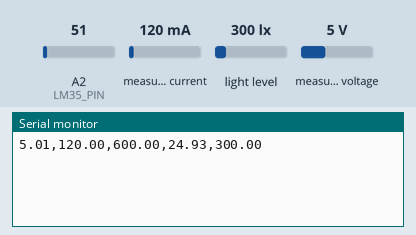
Simulated run of this sketch. Board: Arduino Uno, built with avr-gcc and run on an emulated ATmega328P. Parts: the last lines printed to the serial monitor. The test bench sets the inputs (shaded band); at power-on: measured current 120 mA, A2 (LM35_PIN) = 51, light level 300 lx, measured voltage 5 V.

Above: at 1.2 s.
1.3 s: measured current set to 40 mA
At 3.4 s:
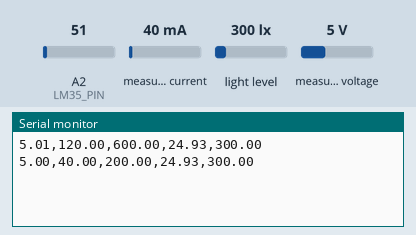
4.1 s: A2 (LM35_PIN) set to 61
At 6.7 s:
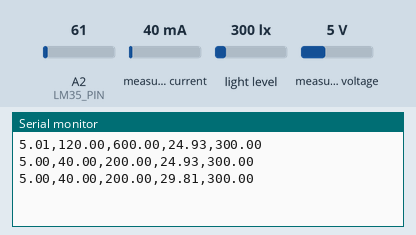
6.9 s: light level set to 40 lx
At 9.5 s:
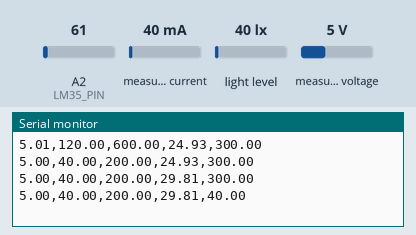
9.7 s: measured voltage set to 0.3 V
At 12.4 s:
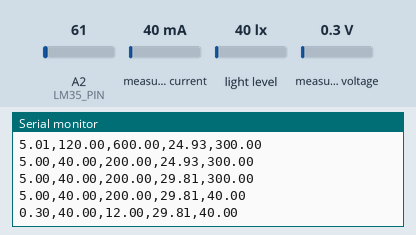
12.5 s: A2 (LM35_PIN) set to 71
At 16.0 s:
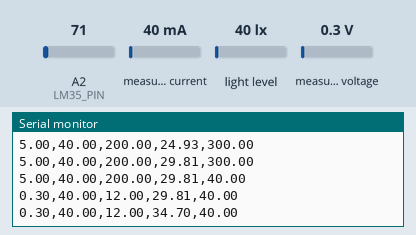
Timing chart, 0 to 16.3 s (numbered marks = the images above; inputs shaded):
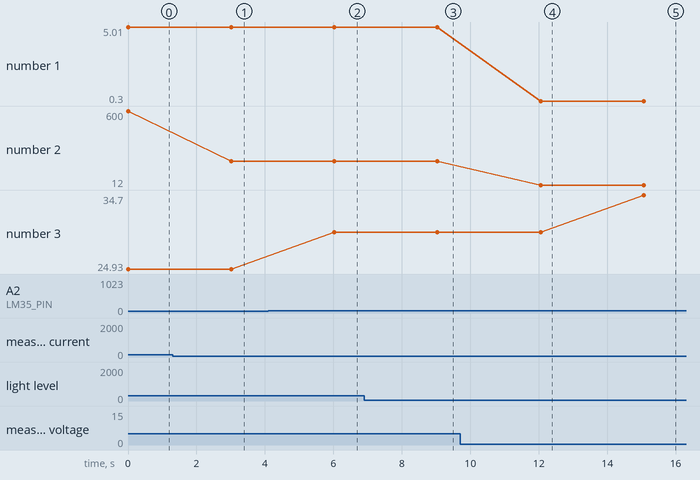

Measured:
- after the input at 1.3 s, the serial monitor: prints a new line after 1.7 s (image 1)
- after the input at 4.1 s, the serial monitor: prints a new line after 1.9 s (image 2)
- after the input at 6.9 s, the serial monitor: prints a new line after 2.1 s (image 3)
- after the input at 9.7 s, the serial monitor: prints a new line after 2.4 s (image 4)
- after the input at 12.5 s, the serial monitor: prints a new line after 2.6 s (image 5)
- plotted number 1: 5.01 → 5 after the input at 1.3 s, 5 → 0.3 after the input at 9.7 s
- plotted number 2: 600 → 200 after the input at 1.3 s, 200 → 12 after the input at 9.7 s
- plotted number 3: 24.93 → 29.81 after the input at 4.1 s, 29.81 → 34.7 after the input at 12.5 s

The sketch:

Working_setup.ino
```cpp
#include <Wire.h>
#include <Adafruit_INA219.h>
#include <BH1750.h>
#include <SoftwareSerial.h>

#define LM35_PIN A2
#define VREF 5.00

Adafruit_INA219 ina219;
BH1750 lightMeter;
SoftwareSerial espSerial(2, 3);  // RX, TX (ESP8266 RX ← Arduino TX)

void setup() {
    Serial.begin(9600);       // Debugging on Serial Monitor

    Wire.begin();

    if (!ina219.begin()) {
        Serial.println("Failed to find INA219 chip");
        while (1) delay(10);
    }

    lightMeter.begin();
}

void loop() {
    float busVoltage = ina219.getBusVoltage_V();
    float shuntVoltage = ina219.getShuntVoltage_mV();
    float current_mA = ina219.getCurrent_mA();
    float power_mW = ina219.getPower_mW();
    float loadVoltage = busVoltage + (shuntVoltage / 1000);
    float lux = lightMeter.readLightLevel();
    float temperature = (analogRead(LM35_PIN) / 1023.0) * VREF * 100;

    // Format data as CSV
    String data = String(loadVoltage) + "," + String(current_mA) + "," +
                  String(power_mW) + "," + String(temperature) + "," + String(lux);

    Serial.println(data);  // Debugging output


    delay(3000);
}
```
